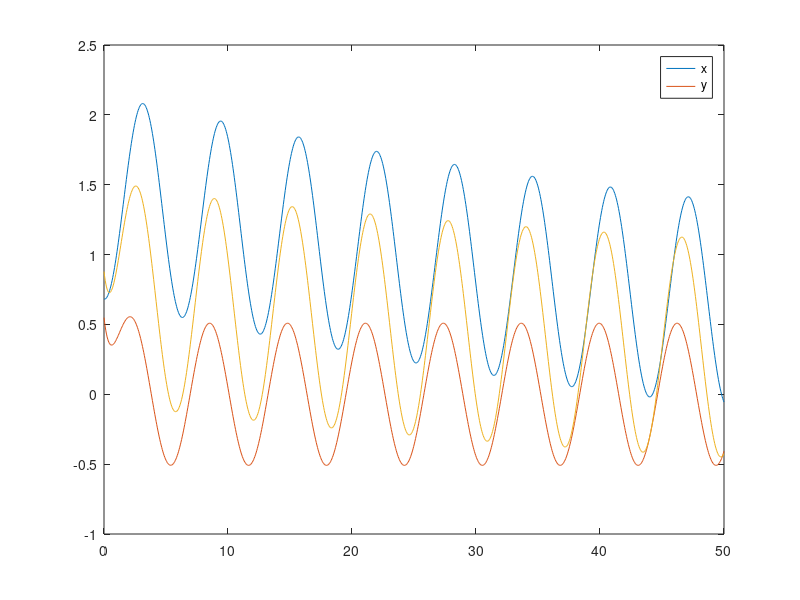

This figure's MATLAB source:
% Pulisci la workspace
clear
% Pulisci la console
clc
% Pulisci i grafici
clf

A = -2 * [ rand() 0; 0 rand(); ];
B = rand(2,1);
C = rand(1,2);

% X' = Ax + Bu
% Y  = Cx

% x(t+1) - x(t) / delta = A x(t) + B u(t)
% x(t+1) = x(t) + (A x(t) + B u(t)) * delta
% y = C x(t)

t = linspace(0, 50, 1000);
u = sin(t);

x = rand(2,1);
y(1) = C * x;
delta = ( max(t) - min(t) ) / max(size(t));
for i = 2:1:max(size(t))
    x(:, i) = x(:, i - 1) + ( A * x(:, i - 1) + B * u(i - 1) ) * delta;
    y(i) = C * x(:, i);
end

plot(t, x, t, y)
legend('x', 'y')